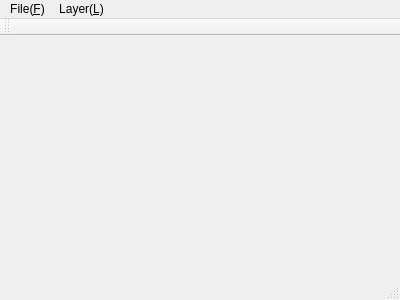
<?xml version="1.0" encoding="UTF-8"?>
<ui version="4.0">
 <class>MainWindow</class>
 <widget class="QMainWindow" name="MainWindow">
  <property name="geometry">
   <rect>
    <x>0</x>
    <y>0</y>
    <width>400</width>
    <height>300</height>
   </rect>
  </property>
  <property name="windowTitle">
   <string>MainWindow</string>
  </property>
  <widget class="QWidget" name="centralWidget"/>
  <widget class="QMenuBar" name="menuBar">
   <property name="geometry">
    <rect>
     <x>0</x>
     <y>0</y>
     <width>400</width>
     <height>23</height>
    </rect>
   </property>
   <widget class="QMenu" name="menuFile_F">
    <property name="title">
     <string>File(&amp;F)</string>
    </property>
    <addaction name="actionOpenProject"/>
   </widget>
   <widget class="QMenu" name="menuLayer_L">
    <property name="title">
     <string>Layer(&amp;L)</string>
    </property>
    <addaction name="actionAddVectorLayer"/>
    <addaction name="actionAddRasterLayer"/>
   </widget>
   <addaction name="menuFile_F"/>
   <addaction name="menuLayer_L"/>
  </widget>
  <widget class="QToolBar" name="mainToolBar">
   <attribute name="toolBarArea">
    <enum>TopToolBarArea</enum>
   </attribute>
   <attribute name="toolBarBreak">
    <bool>false</bool>
   </attribute>
  </widget>
  <widget class="QStatusBar" name="statusBar"/>
  <action name="actionOpenProject">
   <property name="text">
    <string>Open</string>
   </property>
  </action>
  <action name="actionAddVectorLayer">
   <property name="text">
    <string>Add Vector Layer</string>
   </property>
  </action>
  <action name="actionAddRasterLayer">
   <property name="text">
    <string>Add Raster Layer</string>
   </property>
  </action>
 </widget>
 <layoutdefault spacing="6" margin="11"/>
 <resources/>
 <connections/>
</ui>
